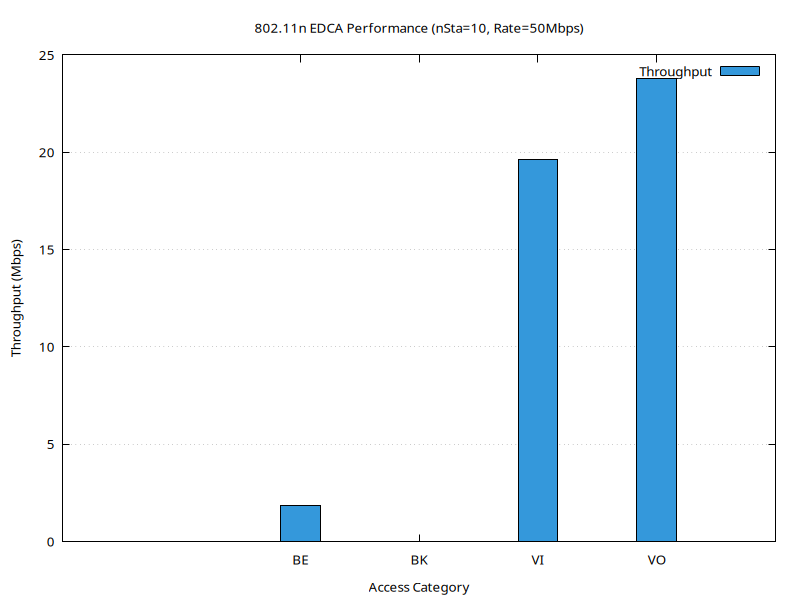

Generate this figure with gnuplot:
set terminal pngcairo size 800,600 enhanced font 'Verdana,10'
set output 'plot_n10_50Mbps.png'
set title '802.11n EDCA Performance (nSta=10, Rate=50Mbps)'
set style data histograms
set style fill solid 1.0 border -1
set ylabel 'Throughput (Mbps)'
set xlabel 'Access Category'
set yrange [0:*]
set grid y
plot 'plot_n10_50Mbps.dat' using 2:xtic(1) title 'Throughput' lc rgb '#3498db'
